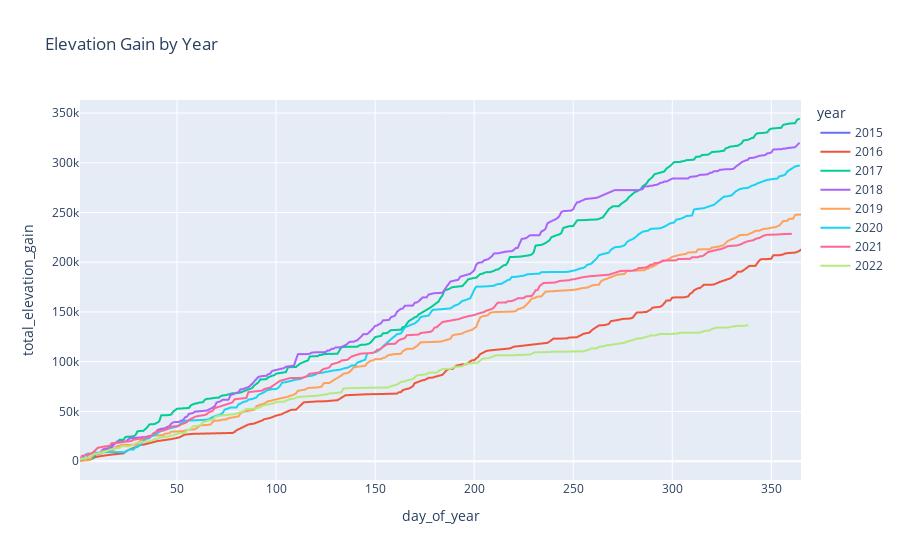

Here is the notebook cell this chart was saved with:
### Code cell
days = elevation_filter.groupby(['year', 'day_of_year'])['total_elevation_gain'].sum().groupby(level=0).cumsum().reset_index()

gain_x_year_line = px.line(days, 
                           x="day_of_year", 
                           y="total_elevation_gain", 
                           title='Elevation Gain by Year', 
                           color='year'
                          )
gain_x_year_line.show()

### Figure 1 — Plotly figure (JSON) as saved in the notebook; plotly's stock layout.template omitted (floating-point values rounded to 4 significant figures; data arrays with more than 128 entries replaced by an {"elided": "..."} marker saying what was removed)
{"data": [{"hovertemplate": "year=2015<br>day_of_year=%{x}<br>total_elevation_gain=%{y}<extra></extra>", "legendgroup": "2015", "line": {"color": "#636efa", "dash": "solid"}, "marker": {"symbol": "circle"}, "mode": "lines", "name": "2015", "showlegend": true, "type": "scattergl", "x": [185], "xaxis": "x", "y": [205.1], "yaxis": "y"}, {"hovertemplate": "year=2016<br>day_of_year=%{x}<br>total_elevation_gain=%{y}<extra></extra>", "legendgroup": "2016", "line": {"color": "#EF553B", "dash": "solid"}, "marker": {"symbol": "circle"}, "mode": "lines", "name": "2016", "showlegend": true, "type": "scattergl", "x": {"elided": "163 int values"}, "xaxis": "x", "y": {"elided": "163 float values"}, "yaxis": "y"}, {"hovertemplate": "year=2017<br>day_of_year=%{x}<br>total_elevation_gain=%{y}<extra></extra>", "legendgroup": "2017", "line": {"color": "#00cc96", "dash": "solid"}, "marker": {"symbol": "circle"}, "mode": "lines", "name": "2017", "showlegend": true, "type": "scattergl", "x": {"elided": "245 int values"}, "xaxis": "x", "y": {"elided": "245 float values"}, "yaxis": "y"}, {"hovertemplate": "year=2018<br>day_of_year=%{x}<br>total_elevation_gain=%{y}<extra></extra>", "legendgroup": "2018", "line": {"color": "#ab63fa", "dash": "solid"}, "marker": {"symbol": "circle"}, "mode": "lines", "name": "2018", "showlegend": true, "type": "scattergl", "x": {"elided": "240 int values"}, "xaxis": "x", "y": {"elided": "240 float values"}, "yaxis": "y"}, {"hovertemplate": "year=2019<br>day_of_year=%{x}<br>total_elevation_gain=%{y}<extra></extra>", "legendgroup": "2019", "line": {"color": "#FFA15A", "dash": "solid"}, "marker": {"symbol": "circle"}, "mode": "lines", "name": "2019", "showlegend": true, "type": "scattergl", "x": {"elided": "228 int values"}, "xaxis": "x", "y": {"elided": "228 float values"}, "yaxis": "y"}, {"hovertemplate": "year=2020<br>day_of_year=%{x}<br>total_elevation_gain=%{y}<extra></extra>", "legendgroup": "2020", "line": {"color": "#19d3f3", "dash": "solid"}, "marker": {"symbol": "circle"}, "mode": "lines", "name": "2020", "showlegend": true, "type": "scattergl", "x": {"elided": "204 int values"}, "xaxis": "x", "y": {"elided": "204 float values"}, "yaxis": "y"}, {"hovertemplate": "year=2021<br>day_of_year=%{x}<br>total_elevation_gain=%{y}<extra></extra>", "legendgroup": "2021", "line": {"color": "#FF6692", "dash": "solid"}, "marker": {"symbol": "circle"}, "mode": "lines", "name": "2021", "showlegend": true, "type": "scattergl", "x": {"elided": "193 int values"}, "xaxis": "x", "y": {"elided": "193 float values"}, "yaxis": "y"}, {"hovertemplate": "year=2022<br>day_of_year=%{x}<br>total_elevation_gain=%{y}<extra></extra>", "legendgroup": "2022", "line": {"color": "#B6E880", "dash": "solid"}, "marker": {"symbol": "circle"}, "mode": "lines", "name": "2022", "showlegend": true, "type": "scattergl", "x": {"elided": "156 int values"}, "xaxis": "x", "y": {"elided": "156 float values"}, "yaxis": "y"}], "layout": {"legend": {"title": {"text": "year"}, "tracegroupgap": 0}, "title": {"text": "Elevation Gain by Year"}, "xaxis": {"anchor": "y", "domain": [0, 1], "title": {"text": "day_of_year"}}, "yaxis": {"anchor": "x", "domain": [0, 1], "title": {"text": "total_elevation_gain"}}}}
